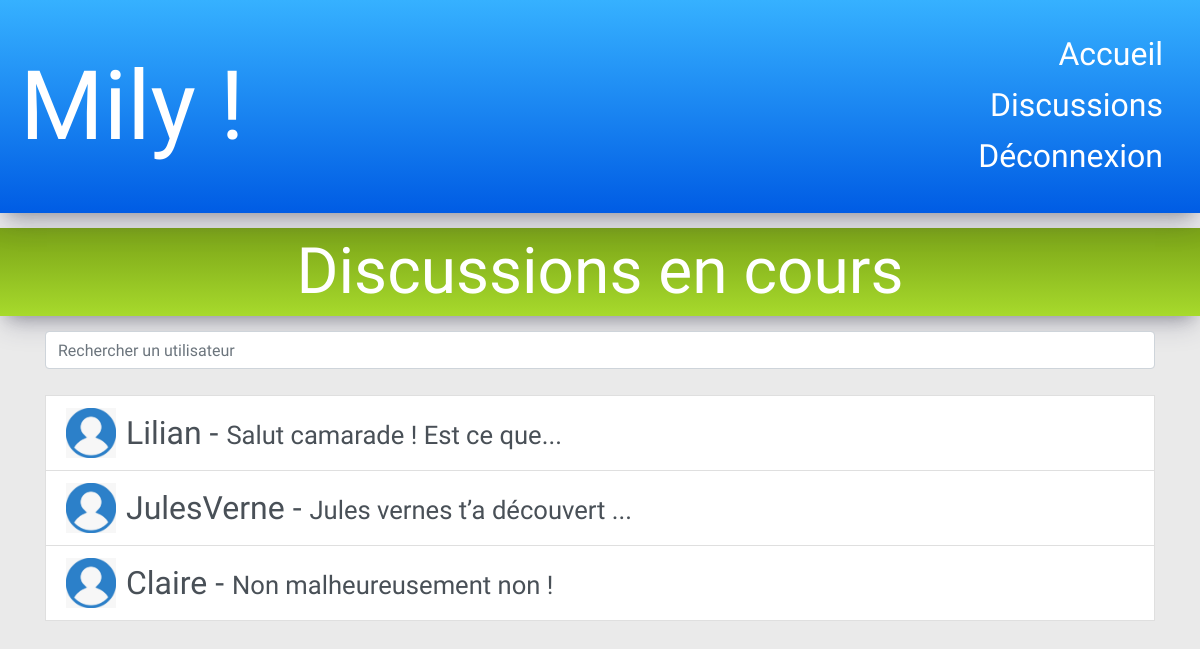
The app's page /discussion/discussion.php (signed in) with its own data.
### tables this page shows
CREATE TABLE `user` (
  `id_user` int(11) NOT NULL,
  `username` text NOT NULL,
  `password` text NOT NULL,
  `user_preference` int(11) DEFAULT NULL
);

CREATE TABLE `message` (
  `id` int(11) NOT NULL,
  `message` text NOT NULL,
  `id_destinataire` int(11) NOT NULL,
  `id_auteur` int(11) NOT NULL,
  `id_fichier` int(11) DEFAULT NULL
);

### discussion/discussion.php (the view, shortened to what this page needs)
<?php
$bdd = new PDO('mysql:host=localhost;port=3306;dbname=tdyivzmprojetapp;charset=utf8', 'root', 'root');
?>
<!DOCTYPE html>
<html lang="fr">
<head>
  <link rel="stylesheet" href="https://maxcdn.bootstrapcdn.com/bootstrap/4.5.2/css/bootstrap.min.css">
  <link rel="stylesheet" href="discussion.css">
</head>
<?php
include_once ('../header.php');
?>
<body>
  <div class="subheader">
    <h1> Discussions en cours </h1>
  </div>
  <div class="container">
    <div class="form-group">
      <input type="text" id="search-user" class="form-control" placeholder="Rechercher un utilisateur">
    </div>
    <div class="list-group" id="search-results"></div>
  <?php
  $recupUser = $bdd->query('SELECT * FROM user');
  while ($user = $recupUser->fetch()) {
    if ($user['id_user'] !== $_SESSION['id_user']) {
      $checkMessage = $bdd->prepare('SELECT * FROM message WHERE (id_auteur = ? AND id_destinataire = ?) OR (id_auteur = ? AND id_destinataire = ?)');
      $checkMessage->execute(array($_SESSION['id_user'], $user['id_user'], $user['id_user'], $_SESSION['id_user']));
      $hasMessage = $checkMessage->rowCount() > 0;
      if ($hasMessage) {
        $lastMessageQuery = $bdd->prepare('SELECT * FROM message WHERE (id_auteur = ? AND id_destinataire = ?) OR (id_auteur = ? AND id_destinataire = ?) ORDER BY id DESC LIMIT 1');
        $lastMessageQuery->execute(array($_SESSION['id_user'], $user['id_user'], $user['id_user'], $_SESSION['id_user']));
        $lastMessage = $lastMessageQuery->fetch();
        $truncatedMessage = '';
        if (is_array($lastMessage)) {
            $truncatedMessage = mb_strimwidth($lastMessage['message'], 0, 30, '...');
        }
  ?>
      <a href="message.php?id_user=<?php echo $user['id_user']; ?>" class="list-group-item list-group-item-action">
        <div class="user-block">
        <img src="Photo1.jpg" alt="user-photo" class="user-photo" width="50" height="50">
          <div>
            <?php echo $user['username']; ?> - <small><?= $truncatedMessage; ?></small>
          </div>
        </div>
      </a>
  <?php
        }
      }
    }
  ?>
</div>
</body>
</html>

### discussion/discussion.css (style rules this page uses)
.form-group { position: relative; }
.user-block { display: flex; align-items: center; }
.user-photo { margin-right: 10px; }
.list-group { padding-bottom: 10px; }

### mainStyle.css (style rules this page uses)
@media (orientation: landscape) { body { font-size: 2em; } }
* { margin: 0; }
a { text-decoration: none; color: #ffffff; }
.subheader { background: linear-gradient(#7AA317, #A7DA2C); box-shadow: rgba(50, 50, 93, 0.25) 0px 13px 27px -5px, rgba(0, 0, 0, 0.3) 0px 8px 16px -8px; min-height: 40px; margin-top: 15px; margin-bottom: 15px; }
.subheader h1 { display: flex; justify-content: center; align-content: center; flex-wrap: wrap; flex-direction: column; color: #ffffff; padding:12px; line-height: 1; font-size: 1em; }
@media (orientation: landscape) { .subheader { font-size: 2em; } }

### records on screen
user: username "Lilian", message.message "Salut camarade ! Est ce que..."
user: username "JulesVerne", message.message "Jules vernes t’a découvert ..."
user: username "Claire", message.message "Non malheureusement non !"

### other values on screen
$data[0] "Accueil"
$data[0] "Discussions"
$data[0] "Déconnexion"
